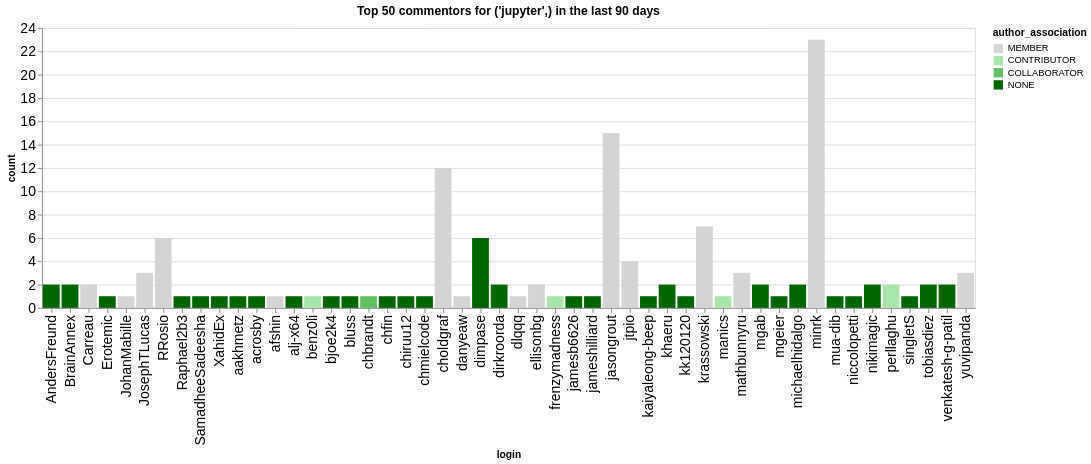

Source (notebook cell):
### Code cell
n_plot = 50
charts = []
for ii, (iorg, idata) in enumerate(commentors.groupby(['org'])):
    title = f"Top {n_plot} commentors for {iorg} in the last {n_days} days"
    idata = idata.groupby('login', as_index=False).agg({'count': 'sum', 'author_association': 'first'})
    idata = idata.sort_values('count', ascending=False).head(n_plot)
    ch = alt.Chart(data=idata.head(n_plot), title=title).mark_bar().encode(
        x='login',
        y='count',
        color=alt.Color('author_association', scale=alt.Scale(domain=author_types, range=author_colors))
    )
    charts.append(ch)
alt.hconcat(*charts)

### Figure 1 — Vega-Lite specification as saved in the notebook (floating-point values rounded to 4 significant figures)
{"config": {"axisLeft": {"labelFontSize": 15}, "axisBottom": {"labelFontSize": 15}}, "hconcat": [{"mark": {"type": "bar"}, "encoding": {"color": {"field": "author_association", "scale": {"domain": ["MEMBER", "CONTRIBUTOR", "COLLABORATOR", "NONE"], "range": ["rgb(211.82745098039214, 211.82745098039214, 211.82745098039214)", "rgb(166.98562091503268, 229.89803921568628, 166.98562091503268)", "rgb(96.37647058823529, 192.75294117647059, 96.37647058823529)", "rgb(0.0, 100.3921568627451, 0.0)"]}, "type": "nominal"}, "x": {"field": "login", "type": "nominal"}, "y": {"field": "count", "type": "quantitative"}}, "title": "Top 50 commentors for ('jupyter',) in the last 90 days"}], "data": {"name": "data-369bcf8772691023f7cdacc65efaa9bd"}, "$schema": "https://vega.github.io/schema/vega-lite/v5.20.1.json", "datasets": {"data-369bcf8772691023f7cdacc65efaa9bd": [{"login": "minrk", "count": 23, "author_association": "MEMBER"}, {"login": "jasongrout", "count": 15, "author_association": "MEMBER"}, {"login": "choldgraf", "count": 12, "author_association": "MEMBER"}, {"login": "krassowski", "count": 7, "author_association": "MEMBER"}, {"login": "RRosio", "count": 6, "author_association": "MEMBER"}, {"login": "dimpase", "count": 6, "author_association": "NONE"}, {"login": "jtpio", "count": 4, "author_association": "MEMBER"}, {"login": "yuvipanda", "count": 3, "author_association": "MEMBER"}, {"login": "mathbunnyru", "count": 3, "author_association": "MEMBER"}, {"login": "JosephTLucas", "count": 3, "author_association": "MEMBER"}, {"login": "tobiasdiez", "count": 2, "author_association": "NONE"}, {"login": "perllaghu", "count": 2, "author_association": "CONTRIBUTOR"}, {"login": "mgab", "count": 2, "author_association": "NONE"}, {"login": "ellisonbg", "count": 2, "author_association": "MEMBER"}, {"login": "dirkroorda", "count": 2, "author_association": "NONE"}, {"login": "khaeru", "count": 2, "author_association": "NONE"}, {"login": "michaelhidalgo", "count": 2, "author_association": "NONE"}, {"login": "nikimagic", "count": 2, "author_association": "NONE"}, {"login": "Carreau", "count": 2, "author_association": "MEMBER"}, {"login": "BrainAnnex", "count": 2, "author_association": "NONE"}, {"login": "AndersFreund", "count": 2, "author_association": "NONE"}, {"login": "venkatesh-g-patil", "count": 2, "author_association": "NONE"}, {"login": "chiruu12", "count": 1, "author_association": "NONE"}, {"login": "chfin", "count": 1, "author_association": "NONE"}, {"login": "chbrandt", "count": 1, "author_association": "COLLABORATOR"}, {"login": "bluss", "count": 1, "author_association": "NONE"}, {"login": "bjoe2k4", "count": 1, "author_association": "NONE"}, {"login": "benz0li", "count": 1, "author_association": "CONTRIBUTOR"}, {"login": "alj-x64", "count": 1, "author_association": "NONE"}, {"login": "afshin", "count": 1, "author_association": "MEMBER"}, {"login": "acrosby", "count": 1, "author_association": "NONE"}, {"login": "aakhmetz", "count": 1, "author_association": "NONE"}, {"login": "XahidEx", "count": 1, "author_association": "NONE"}, {"login": "SamadheeSadeesha", "count": 1, "author_association": "NONE"}, {"login": "Raphael2b3", "count": 1, "author_association": "NONE"}, {"login": "Erotemic", "count": 1, "author_association": "NONE"}, {"login": "JohanMabille", "count": 1, "author_association": "MEMBER"}, {"login": "chmielcode", "count": 1, "author_association": "NONE"}, {"login": "kk120120", "count": 1, "author_association": "NONE"}, {"login": "jameshilliard", "count": 1, "author_association": "NONE"}, {"login": "kaiyaleong-beep", "count": 1, "author_association": "NONE"}, {"login": "danyeaw", "count": 1, "author_association": "MEMBER"}, {"login": "dlqqq", "count": 1, "author_association": "MEMBER"}, {"login": "frenzymadness", "count": 1, "author_association": "CONTRIBUTOR"}, {"login": "jamesb6626", "count": 1, "author_association": "NONE"}, {"login": "manics", "count": 1, "author_association": "CONTRIBUTOR"}, {"login": "niccolopetti", "count": 1, "author_association": "NONE"}, {"login": "mgeier", "count": 1, "author_association": "NONE"}, {"login": "mua-dib", "count": 1, "author_association": "NONE"}, {"login": "singletS", "count": 1, "author_association": "NONE"}]}}
